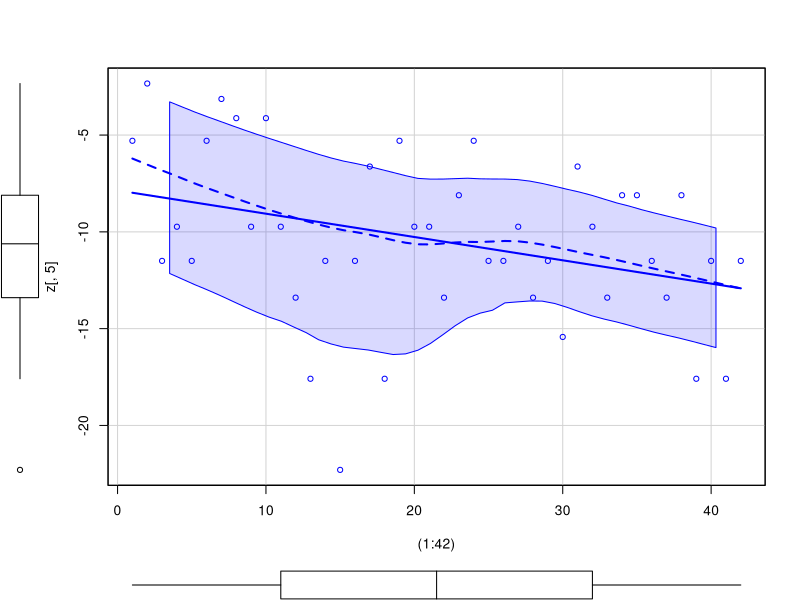
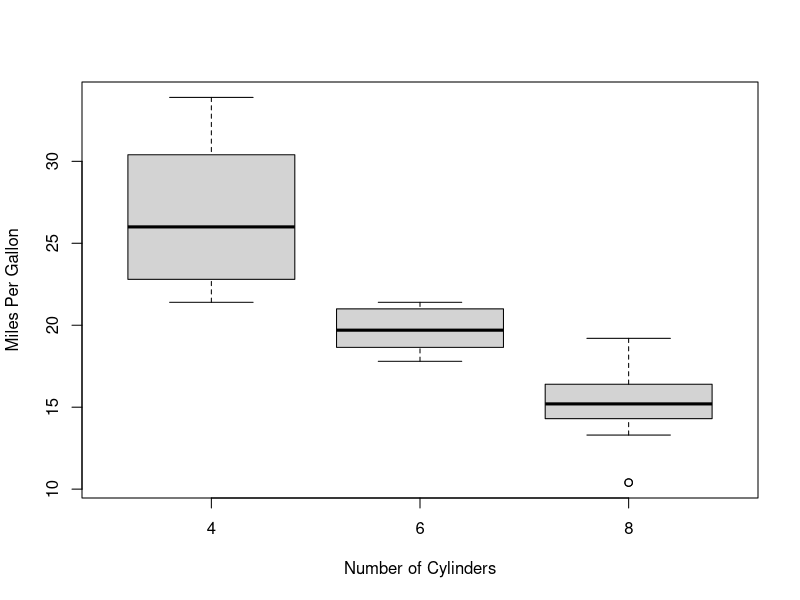
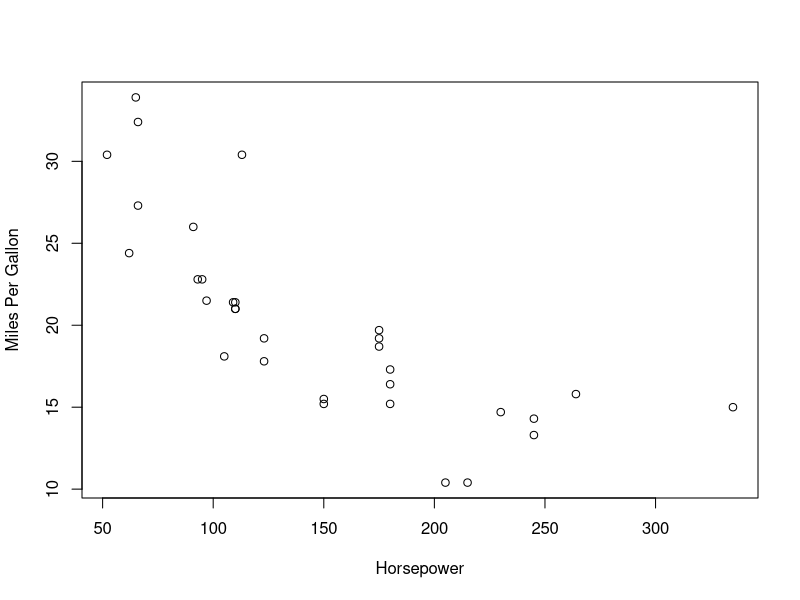
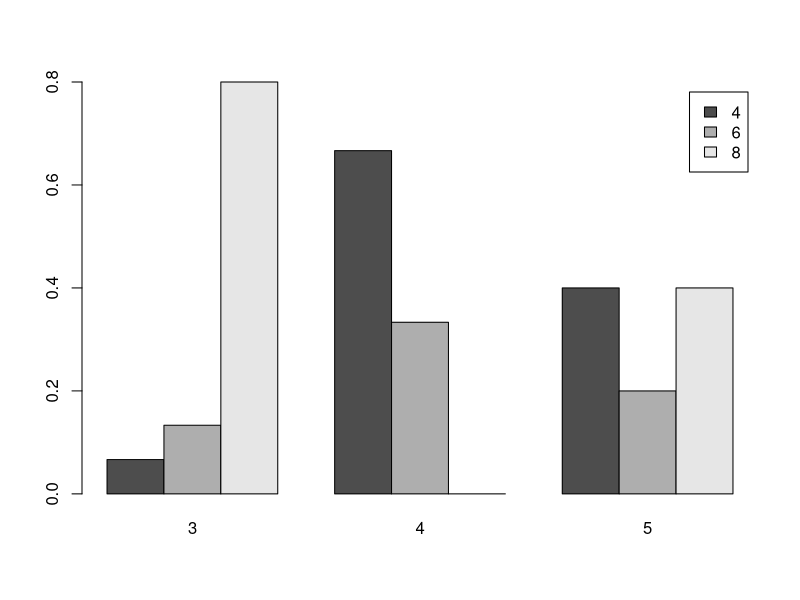

Reproduce these figures in R, in order.
#task1

#install.packages("car")
library(car)

d = function(p){
  shots = c(8,5,12,11,12,8,6,7,11,7,11,13,15,
            12,17,12,9,15,8,11,11,13,10,8,12,12,11,
            13,12,14,9,11,13,10,10,12,13,10,15,12,15,12)
  
  return (dbinom(shots,size=30,prob=p,log=TRUE))
}

s=seq(0,1,length.out=42)

z=sapply(s,d)

#fixed prob = 0.09756098
scatterplot((1:42),z[,5])

#task2

#mtcars

# most horsepower -> mtcars[,4]
x=order(mtcars$hp,decreasing=TRUE)[1]
mtcars[x,]

# least weight -> mtcars[,6]
y=order(mtcars$wt)[1:5]
mtcars[y,]

# miles/gallon ~ number of cylinders
boxplot(mtcars$mpg ~ mtcars$cyl,xlab="Number of Cylinders",ylab="Miles Per Gallon")

plot(mtcars$hp,mtcars$mpg,xlab="Horsepower",ylab="Miles Per Gallon")
# correlation
cor(mtcars$hp,mtcars$mpg) # = -0.7761684

# quantile
quantile(mtcars$hp,0.80) # >200
quantile(mtcars$hp,0.27)

m=mean(mtcars$hp)
s=sd(mtcars$hp)

# p(x>?)=p, lower.tail=FALSE
qnorm(0.2,mean=m,sd=s,lower.tail=FALSE) #~204
# p(x<=?)=p
#qnorm(0.8,mean=m,sd=s,lower.tail=TRUE)

# p(x<k)
pnorm(100,mean=m,sd=s) #~0.25

prop.table(table(mtcars$cyl,mtcars$gear),2)
barplot(prop.table(table(mtcars$cyl,mtcars$gear),2),beside=T,legend=T)

# P({num. of cyl. = 8} | {num. of gears = 5}) = 0.40
prop.table(table(mtcars$cyl,mtcars$gear),2)[3,3]

#task3

#íåòî÷íî ðåøåíèå
f = function(){
  for (n in 20:150) {
    x=table(sample(1:20,size=n,replace=TRUE))
    if (nrow(x)==20) {
      return (n)
    }
  }
}

g = function(){
  all_purchases = 0
  result = c()
  while(nrow(table(result)) != 20){
    one_purchase = sample(1:20,size=1,replace=TRUE)
    result = append(result, one_purchase)
    all_purchases = all_purchases + 1
  }
  #print(table(result))
  return (all_purchases)
}

replicate(10,g())

